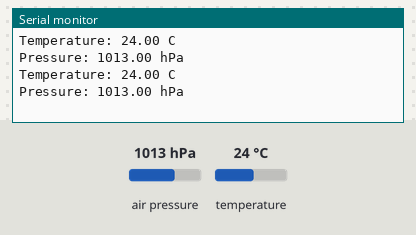
This sketch was run on a simulated Arduino Uno, built with avr-gcc and run on an emulated ATmega328P. On the bench: the last lines printed to the serial monitor. The test bench sets the inputs (shaded band); at power-on: air pressure 1013 hPa, temperature 24 °C.

Above: at 1.8 s.
1.9 s: air pressure set to 952 hPa
At 2.7 s:
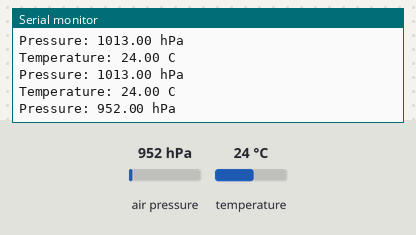
3.4 s: temperature set to 12 °C
At 4.5 s:
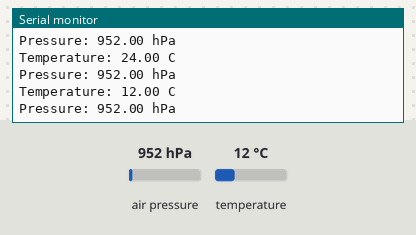
4.9 s: air pressure set to 975 hPa
At 5.4 s:
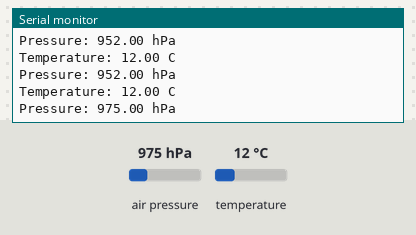
Timing chart, 0 to 7.9 s (numbered marks = the images above; inputs shaded):
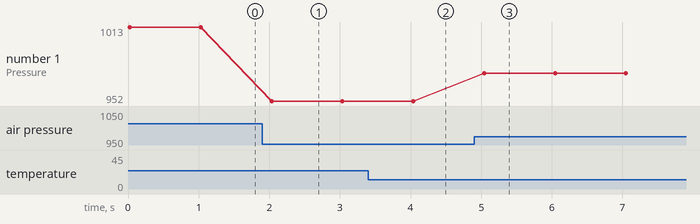

The sketch:

sketch_apr18a.ino
```cpp
#include <Wire.h>  // Include the Wire library for I2C communication
#include <Adafruit_BMP280.h>  // Include the BMP280 library

Adafruit_BMP280 bmp;  // Create an instance of the BMP280 library

void setup() {
  Serial.begin(9600);  // Start serial communication at 9600 baud rate
  Wire.begin();  // Initialize the I2C bus
  bmp.begin(0x76);  // Initialize the BMP280 sensor with the I2C address 0x76
}

void loop() {
  float temperature = bmp.readTemperature();  // Read the temperature data from the sensor
  float pressure = bmp.readPressure() / 100.0;  // Read the pressure data from the sensor and convert it to hPa

  Serial.print("Temperature: ");
  Serial.print(temperature);
  Serial.println(" C");

  Serial.print("Pressure: ");
  Serial.print(pressure);
  Serial.println(" hPa");

  delay(1000);  // Wait for 1 second before taking the next reading
}
```

Measured:
- after the input at 1.9 s, the serial monitor: prints a new line after 0.13 s (image 1)
- after the input at 3.4 s, the serial monitor: prints a new line after 0.62 s (image 2)
- after the input at 4.9 s, the serial monitor: prints a new line after 0.14 s (image 3)
- plotted number 1: 1013 → 952 after the input at 1.9 s, 952 → 975 after the input at 4.9 s
